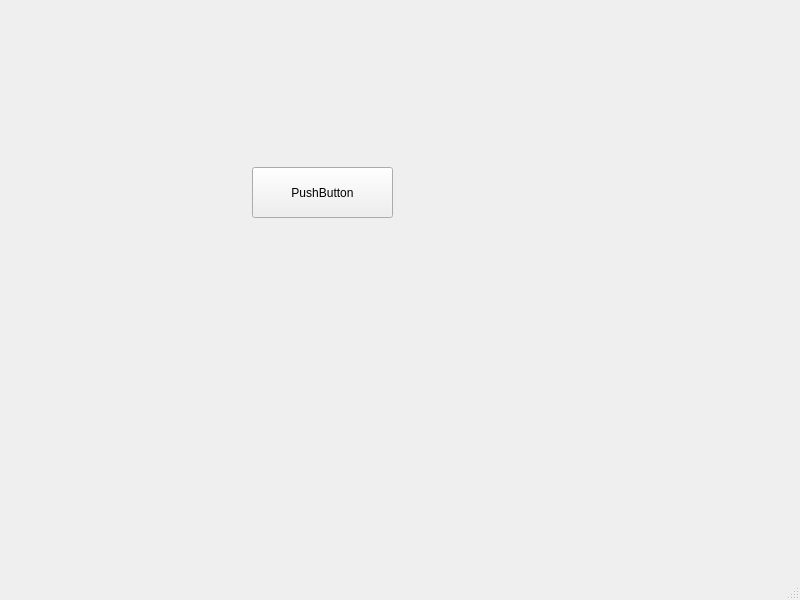
<?xml version="1.0" encoding="UTF-8"?>
<ui version="4.0">
 <class>MainWindow</class>
 <widget class="QMainWindow" name="MainWindow">
  <property name="geometry">
   <rect>
    <x>0</x>
    <y>0</y>
    <width>800</width>
    <height>600</height>
   </rect>
  </property>
  <property name="windowTitle">
   <string>MainWindow</string>
  </property>
  <widget class="QWidget" name="centralwidget">
   <widget class="QPushButton" name="pushButton">
    <property name="geometry">
     <rect>
      <x>252</x>
      <y>167</y>
      <width>141</width>
      <height>51</height>
     </rect>
    </property>
    <property name="text">
     <string>PushButton</string>
    </property>
   </widget>
  </widget>
  <widget class="QMenuBar" name="menubar">
   <property name="geometry">
    <rect>
     <x>0</x>
     <y>0</y>
     <width>800</width>
     <height>26</height>
    </rect>
   </property>
  </widget>
  <widget class="QStatusBar" name="statusbar"/>
 </widget>
 <resources/>
 <connections>
  <connection>
   <sender>pushButton</sender>
   <signal>clicked()</signal>
   <receiver>MainWindow</receiver>
   <slot>pushButton_click()</slot>
   <hints>
    <hint type="sourcelabel">
     <x>313</x>
     <y>229</y>
    </hint>
    <hint type="destinationlabel">
     <x>452</x>
     <y>237</y>
    </hint>
   </hints>
  </connection>
 </connections>
 <slots>
  <slot>pushButton_click()</slot>
 </slots>
</ui>
